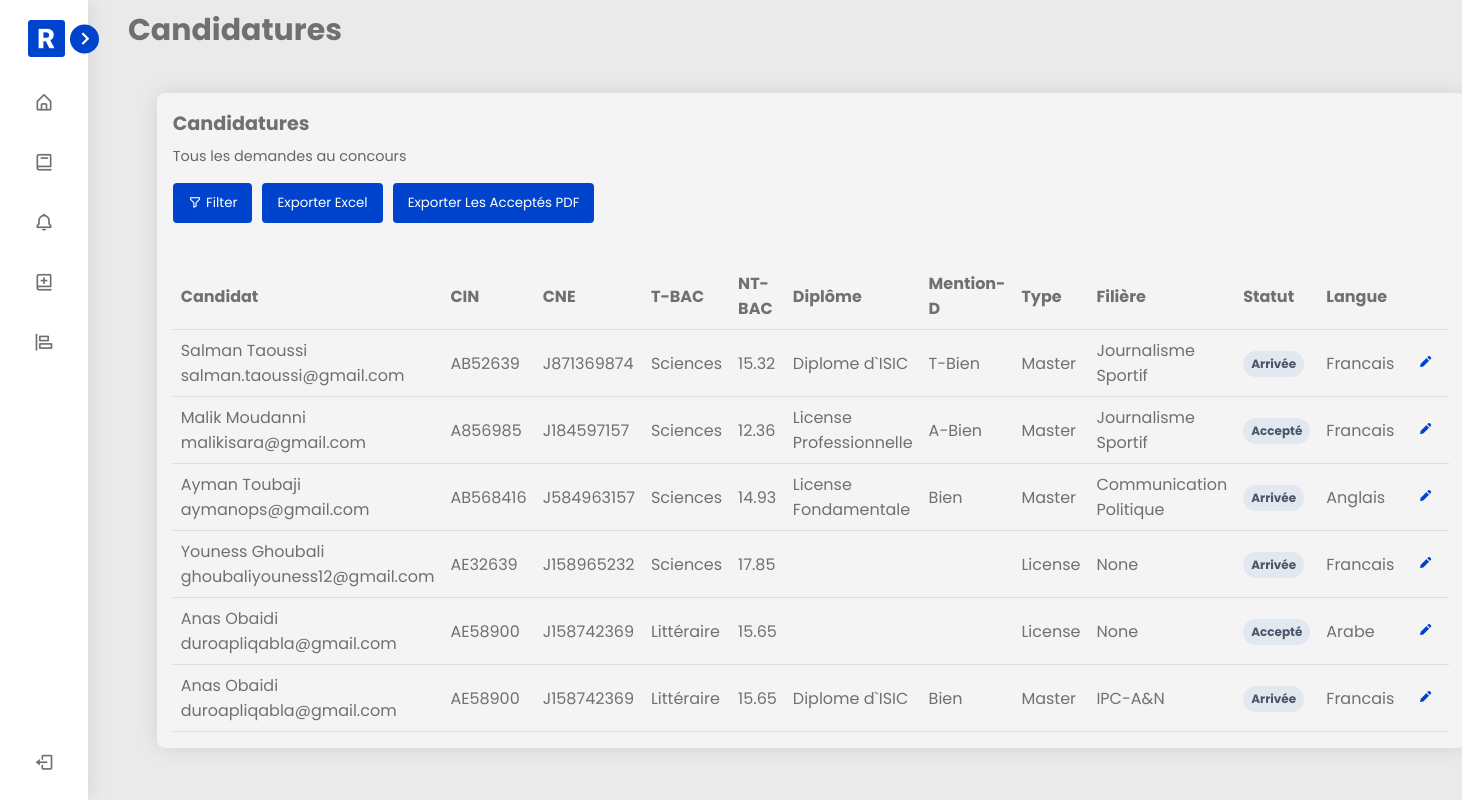
/applications/ (signed in), run on the app's committed database.
### isicApp/models.py (models this page shows, shortened)
class Application(models.Model):
    ARRIVED = 'Arrivée'
    UNDER_PROCESSING = 'En cours'
    ACCEPTED = 'Accepté'
    REJECTED = 'Rejetée'
    STATUS_CHOICES = [
        (ARRIVED, 'Arrivée'),
        (UNDER_PROCESSING, 'En cours'),
        (ACCEPTED, 'Accepté'),
        (REJECTED, 'Rejetée'),
    ]
    BACCALAUREATE_CHOICES = [
        ('Sciences', 'Sciences'),
        ('Littéraire', 'Littéraire'),
        ('Economie/Gestion', 'Economie/Gestion'),
    ]
    DIPLOMA_CHOICES = [
        ('Diplome d`ISIC', 'Diplome d`ISIC'),
        ('License Fondamentale', 'License Fondamentale'),
        ('License Professionnelle', 'License Professionnelle'),
    ]
    DIPLOMA_GRADE_CHOICES = [
        ('Passable', 'Passable'),
        ('A-Bien', 'A-Bien'),
        ('Bien', 'Bien'),
        ('T-Bien', 'T-Bien'),
    ]
    LANGUAGE_CHOICES = [
        ('Anglais', 'Anglais'),
        ('Francais', 'Francais'),
        ('Arabe', 'Arabe'),
    ]
    T_LANGUAGE_CHOICES = [
        ('Anglais', 'Anglais'),
        ('Espagnole', 'Espagnole'),
        ('Allemand', 'Allemand'),
        ('Autre', 'Autre'),
    ]
    student = models.ForeignKey(CustomUser, on_delete=models.CASCADE)
    competition = models.ForeignKey(Competition, on_delete=models.CASCADE)
    CNE= models.CharField(max_length=24, null=True)
    status = models.CharField(max_length=20, choices=STATUS_CHOICES, default=ARRIVED)
    baccalaureate_category = models.CharField(max_length=35, choices=BACCALAUREATE_CHOICES, default='Littéraire')
    baccalaureate_grade = models.FloatField(null=True)
    diploma_category = models.CharField(max_length=60, choices=DIPLOMA_CHOICES, blank=True)
    diploma_year = models.IntegerField(null=True, blank=True)
    diploma_grade = models.CharField(max_length=20, choices=DIPLOMA_GRADE_CHOICES, blank=True)
    license_field_name = models.CharField(max_length=200,null=True, blank=True)
    université = models.CharField(max_length=200, null=True, blank=True)
    troisieme_lng =models.CharField(max_length=25, null=True, blank=True, choices= T_LANGUAGE_CHOICES)
    language = models.CharField(max_length=25, choices=LANGUAGE_CHOICES)
    semester_1_grade = models.FloatField(null=True, blank=True)
    semester_2_grade = models.FloatField(null=True, blank=True)
    semester_3_grade = models.FloatField(null=True, blank=True)
    semester_4_grade = models.FloatField(null=True, blank=True)
    semester_5_grade = models.FloatField(null=True, blank=True)
    semester_6_grade = models.FloatField(null=True, blank=True)
    applied_at = models.DateTimeField(auto_now_add=True)
    updated_at = models.DateTimeField(auto_now=True)

class CustomUser(AbstractUser):
    USER_TYPES = (
        ('responsable', 'Responsable'),
        ('etudiant', 'Etudiant'),
    )
    first_name = models.CharField(max_length=100)
    last_name = models.CharField(max_length=100)
    email = models.EmailField(unique=True)
    CIN = models.CharField(max_length=20, unique=True)
    address = models.CharField(max_length=255)
    date_of_birth = models.DateField(null=True, blank=True)
    place_of_birth = models.CharField(max_length=100)
    phone = models.CharField(max_length=20)
    user_type = models.CharField(max_length=20, choices=USER_TYPES)
    groups = models.ManyToManyField(
        Group,
        related_name='customuser_set',
        blank=True,
        help_text=('The groups this user belongs to. A user will get all permissions '
                   'granted to each of their groups.'),
        related_query_name='customuser',
    )
    user_permissions = models.ManyToManyField(
        Permission,
        related_name='customuser_set',
        blank=True,
        help_text='Specific permissions for this user.',
        related_query_name='customuser',
    )

class Competition(models.Model):
    BACHELOR = 'L'
    MASTER = 'M'
    COMPETITION_TYPES = [
        (BACHELOR, 'License'),
        (MASTER, 'Master'),
    ]
    FIELD_CHOICES = [
        ('Communication Politique', 'Communication Politique'),
        ('Journalisme Sportif', 'Journalisme Sportif'),
        ('Innovation et Production de Contenus Audiovisuels et Numérique', 'Innovation et Production de Contenus Audiovisuels et Numérique'),
    ]
    type = models.CharField(max_length=1, choices=COMPETITION_TYPES)
    field = models.CharField(max_length=150, choices=FIELD_CHOICES, null=True, blank=True)
    deadline = models.DateField(null=True, blank=True)
    created_at = models.DateTimeField(auto_now_add=True)
    updated_at = models.DateTimeField(auto_now=True)

### isicApp/views.py (the view)
# urls.py: path('applications/', views.view_application, name='applications'),
@login_required(login_url='sign-in')
@user_passes_test(is_responsable, login_url='sign-in')
def view_application(request):
    item=Application.objects.all()
    context={
        'item':item
    }
    return render(request, 'applications.html', context)

### isicApp/views.py (called while the page is built)
def is_responsable(user):
    return user.user_type == 'responsable'

### isicApp/templates/applications.html (shortened to what this page needs)
<!DOCTYPE html>
<html lang="en">
<head>
    {% load static %}
    <link rel="stylesheet" href="{% static 'css/applications.css' %}">
    <link href='https://unpkg.com/boxicons@2.1.4/css/boxicons.min.css' rel='stylesheet'>
</head>
<body>
    <nav class="sidebar close">
        <header>
            <div class="image-text">
                <span class="image">
                    <img src="{% static 'images/letter-r.png' %}" alt="logo">
                </span>
            </div>
            <i class='bx bx-chevron-right toggle'></i>
        </header>
        <div class="menu-bar">
            <div class="menu">
                <ul class="menu-links">
                    <li class="nav-link">
                        <a href="{% url 'res-dash' %}">
                            <i class='bx bx-home-alt icon' ></i>
                        </a>
                    </li>
                    <li class="nav-link">
                        <a href="{% url 'applications' %}">
                            <i class='bx bx-book icon' ></i>
                        </a>
                    </li>
                    <li class="nav-link">
                        <a href="{% url 'notifications-res' %}">
                            <i class='bx bx-bell icon' ></i>
                        </a>
                    </li>
                    <li class="nav-link">
                        <a href="{% url 'add-competition' %}">
                            <i class='bx bx-book-add icon' ></i>
                        </a>
                    </li>
                    <li class="nav-link">
                        <a href="{% url 'overview' %}">
                            <i class='bx bx-objects-horizontal-left icon'></i>
                        </a>
                    </li>
                </ul>
            </div>
            <div class="bottom-content">
                <li class="">
                    <a href="{% url 'sign-out' %}">
                        <i class='bx bx-log-out icon'></i>
                    </a>
                </li>
            </div>
        </div>
    </nav>
    <section class="home">
        <div class="text">Candidatures</div>
        <main>
            <div class="container">
                <div class="card">
                    <h2 class="card-title">Candidatures</h2>
                    <p class="card-description">Tous les demandes au concours</p>
                    <div class="controls">
                        <div class="dropdown">
                            <div style="margin-bottom: 10px;">
                               <button id="filterBtn" class="dropdown-toggle">
                                  <i class='bx bx-filter-alt' ></i>Filter
                               </button>
                            </div>
                        </div>
                        <div class="waiter">
                            <button class="alpha">
                                <a href="{% url 'export_excel' %}" id="exportBtn" class="export-link">Exporter Excel</a>
                            </button>
                        </div>
                        <div class="waiter">
                            <button class="alpha">
                                <a href="{% url 'export_pdf' %}" id="exportBtn" class="export-link">Exporter Les Acceptés PDF</a>
                            </button>
                        </div>
                    </div>
                    <table>
                        <thead>
                            <tr>
                                <th>Candidat</th>
                                <th>CIN</th>
                                <th>CNE</th>
                                <th>T-BAC</th>
                                <th>NT-BAC</th>
                                <th>Diplôme</th>
                                <th>Mention-D</th>
                                <th>Type</th>
                                <th>Filière</th>
                                <th>Statut</th>
                                <th>Langue</th>
                                <th></th>
                            </tr>
                        </thead>
                        <tbody>
                            {% for i in item %}
                            <tr>
                                <td>
                                    <div class="font-medium">{{ i.student.first_name }} {{ i.student.last_name }}</div>
                                    <div class="text-muted-foreground text-sm">{{ i.student.email }}</div>
                                </td>
                                <td>{{ i.student.CIN }}</td>
                                <td>{{ i.CNE }}</td>
                                <td>{{ i.baccalaureate_category }}</td>
                                <td>{{ i.baccalaureate_grade }}</td>
                                <td>{{ i.diploma_category }}</td>
                                <td>{{ i.diploma_grade }}</td>
                                <td>{{ i.competition.get_type_display }}</td>
                                {% if i.competition.field == 'Innovation et Production de Contenus Audiovisuels et Numérique' %}
                                    <td>IPC-A&N</td>
                                {% else %}
                                <td>{{ i.competition.field }}</td>
                                {% endif %}
                                <td><span class="badge badge-secondary">{{ i.status }}</span></td>
                                <td>{{ i.language }}</td>
                                <td>
                                    <div class="dropdown">
                                        <button onclick="toggleDropdown(this)" class="btn btn-ghost"><i class='bx bxs-pencil'></i></button>
                                    </div>
                                </td>
                            </tr>
                            {% endfor %}
                        </tbody>
                    </table>
                </div>
            </div>
        </main>
    </section>
</body>
</html>

### isicApp/static/css/applications.css (style rules this page uses)
* { margin: 0; padding: 0; box-sizing: border-box; font-family: 'Poppins', sans-serif; }
:root { --body-color: #eaeaea; --sidebar-color: #FFF; --primary-color: #0044CD; --primary-color-light: #EAF2FF; --toggle-color: #DDD; --text-color: #707070; --tran-02: all 0.2s ease; --tran-03: all 0.3s ease; --tran-04: all 0.4s ease; --tran-05: all 0.5s ease; }
body { height: 100vh; background: var(--body-color); }
.sidebar header { position: relative; }
.sidebar.close { width: 88px; }
.sidebar .image { min-width: 55px; display: flex; align-items: center; }
.sidebar { position: fixed; top: 0; left: 0; height: 100%; width: 250px; background: var(--sidebar-color); box-shadow: 0 0 20px rgba(0, 0, 0, 0.1); padding: 10px 14px; z-index: 100; }
.sidebar li { height: 50px; margin-top: 10px; list-style: none; display: flex; align-items: center; }
.sidebar li .icon { display: flex; align-items: center; justify-content: center; font-size: 20px; min-width: 60px; }
.sidebar li .icon, .sidebar li .text { color: var(--text-color); transition: var(--tran-03); }
.sidebar .image-text img { width: 70px; border-radius: 6px; padding: 10px 14px; padding-right: 19px; }
.sidebar header .image-text { display: flex; align-items: center; }
.sidebar header .toggle { position: absolute; top: 50%; right: -25px; transform: translateY(-50%); height: 29px; width: 29px; background: var(--primary-color); display: flex; align-items: center; justify-content: center; border-radius: 50%; color: var(--sidebar-color); font-size: 26px; }
.sidebar li a { height: 100%; width: 100%; display: flex; align-items: center; text-decoration: none; border-radius: 6px; transition: var(--tran-04); }
.sidebar .menu-bar { height: calc(100% - 60px); display: flex; flex-direction: column; justify-content: space-between; }
.home { position: relative; height: 100vh; left: 250px; width: calc(100% - 250px); background: var(--body-color); transition: var(--tran-05); }
.home .text { font-size: 30px; font-weight: 700; color: var(--text-color); padding: 8px 40px; animation: slideRight 1s ease forwards; }
.sidebar.close ~ .home { left: 88px; width: calc(100% - 88px); }
* { box-sizing: border-box; margin: 0; padding: 0; }
.container { width: 90%; max-width: 2000px; margin: 0 auto; display: flex; }
main { padding: 2rem 0; animation: slideTop 1s ease forwards; }
.card { background-color: #f4f4f4; border-radius: 8px; padding: 1rem; box-shadow: 0 0 20px rgba(0, 0, 0, 0.1); width: 1800px; }
.card-title { font-size: 1.2rem; font-weight: bold; margin-bottom: 0.5rem; color: var(--text-color); }
.card-description { font-size: 0.9rem; color: #666; margin-bottom: 1rem; }
table { width: 100%; border-collapse: collapse; }
th, td { text-align: left; padding: 0.5rem; border-bottom: 1px solid #ddd; color: var(--text-color); }
th { background-color: #f4f4f4; font-weight: bold; color: var(--text-color) }
.badge { display: inline-block; padding: 0.25rem 0.5rem; border-radius: 9999px; font-size: 0.75rem; font-weight: bold; }
.badge-secondary { background-color: #e2e8f0; color: #4a5568; }
.btn { padding: 0.5rem 1rem; border: none; border-radius: 4px; cursor: pointer; font-size: 0.9rem; }
.btn-ghost { background-color: transparent; color: #0044CD; display: inline-block; padding: 0.25rem 0.5rem; border-radius: 9999px; }
.dropdown { position: relative; display: inline-block; }
.waiter { display: flex; justify-content: space-between; align-items: center; margin-bottom: 20px; }
.waiter button { padding: 10px 15px; background-color: var(--primary-color); color: white; border: none; border-radius: 4px; cursor: pointer; transition: var(--tran-04); }
.alpha { background-color: #0044CD; border: none; padding: 10px 20px; cursor: pointer; transition: var(--tran-03); }
.export-link { color: white; text-decoration: none; transition: var(--tran-03); }
button { padding: 10px 15px; background-color: var(--primary-color); color: white; border: none; border-radius: 4px; cursor: pointer; transition: var(--tran-04); }
.controls { display: flex; gap: 10px; margin-bottom: 20px; }
.dropdown-toggle { display: flex; align-items: center; gap: 5px; }

### data on the page
Application: student.first_name "Salman", student.last_name "Taoussi", student.email "salman.taoussi@gmail.com", student.CIN "AB52639", CNE "J871369874", baccalaureate_category "Sciences", baccalaureate_grade "15.32", diploma_category "Diplome d`ISIC", diploma_grade "T-Bien", competition.type "Master", competition.field "Journalisme Sportif", status "Arrivée", language "Francais"
Application: student.first_name "Malik", student.last_name "Moudanni", student.email "malikisara@gmail.com", student.CIN "A856985", CNE "J184597157", baccalaureate_category "Sciences", baccalaureate_grade "12.36", diploma_category "License Professionnelle", diploma_grade "A-Bien", competition.type "Master", competition.field "Journalisme Sportif", status "Accepté", language "Francais"
Application: student.first_name "Ayman", student.last_name "Toubaji", student.email "aymanops@gmail.com", student.CIN "AB568416", CNE "J584963157", baccalaureate_category "Sciences", baccalaureate_grade "14.93", diploma_category "License Fondamentale", diploma_grade "Bien", competition.type "Master", competition.field "Communication Politique", status "Arrivée", language "Anglais"
Application: student.first_name "Youness", student.last_name "Ghoubali", student.email "ghoubaliyouness12@gmail.com", student.CIN "AE32639", CNE "J158965232", baccalaureate_category "Sciences", baccalaureate_grade "17.85", competition.type "License", competition.field "None", status "Arrivée", language "Francais"
Application: student.first_name "Anas", student.last_name "Obaidi", student.email "duroapliqabla@gmail.com", student.CIN "AE58900", CNE "J158742369", baccalaureate_category "Littéraire", baccalaureate_grade "15.65", competition.type "License", competition.field "None", status "Accepté", language "Arabe"
Application: student.first_name "Anas", student.last_name "Obaidi", student.email "duroapliqabla@gmail.com", student.CIN "AE58900", CNE "J158742369", baccalaureate_category "Littéraire", baccalaureate_grade "15.65", diploma_category "Diplome d`ISIC", diploma_grade "Bien", competition.type "Master", shows "IPC-A&N", status "Arrivée", language "Francais"
